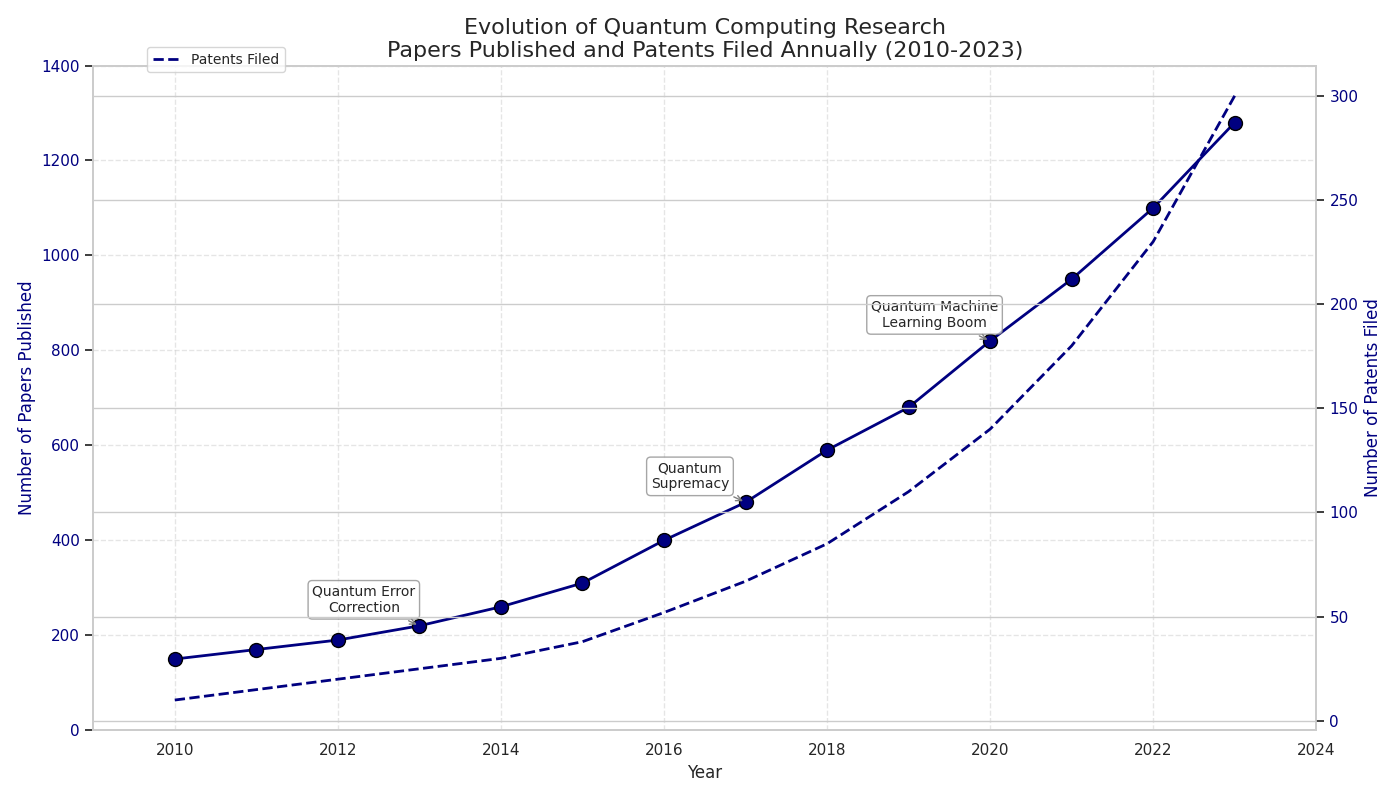

Source code (Python):
import matplotlib.pyplot as plt
import numpy as np
from matplotlib.ticker import MaxNLocator

years = np.arange(2010, 2024)
papers_published = np.array([150, 170, 190, 220, 260, 310, 400, 480, 590, 680, 820, 950, 1100, 1280])
patents_filed = np.array([10, 15, 20, 25, 30, 38, 52, 67, 85, 110, 140, 180, 230, 300])

annotations = {
    2013: "Quantum Error\nCorrection",
    2017: "Quantum\nSupremacy",
    2020: "Quantum Machine\nLearning Boom"
}

fig, ax1 = plt.subplots(figsize=(14, 8))

# Use 'navy' as the consistent single color across all data groups
single_color = 'navy'

ax1.scatter(years, papers_published, color=single_color, edgecolor='black', s=100, zorder=3)
ax1.plot(years, papers_published, linestyle='-', color=single_color, linewidth=2, zorder=2)

for year, label in annotations.items():
    ax1.annotate(label, 
                 (year, papers_published[year-2010]), 
                 textcoords="offset points", 
                 xytext=(-40,10), 
                 ha='center',
                 fontsize=10, 
                 bbox=dict(boxstyle="round,pad=0.3", edgecolor='gray', facecolor='white', alpha=0.7),
                 arrowprops=dict(arrowstyle='->', connectionstyle="arc3", color='gray'))

ax2 = ax1.twinx()
ax2.plot(years, patents_filed, color=single_color, linewidth=2, linestyle='--', label='Patents Filed', zorder=1)
ax2.set_ylabel("Number of Patents Filed", fontsize=12, color=single_color)
ax2.tick_params(axis='y', labelcolor=single_color)

ax1.set_title("Evolution of Quantum Computing Research\nPapers Published and Patents Filed Annually (2010-2023)", fontsize=16)
ax1.set_xlabel("Year", fontsize=12)
ax1.set_ylabel("Number of Papers Published", fontsize=12, color=single_color)
ax1.tick_params(axis='y', labelcolor=single_color)

ax1.grid(True, linestyle='--', alpha=0.5)
ax1.set_ylim(0, 1400)
ax1.set_xlim(years.min() - 1, years.max() + 1)
ax1.xaxis.set_major_locator(MaxNLocator(integer=True))

fig.legend(loc='upper left', bbox_to_anchor=(0.1, 0.95), fontsize=10)
plt.tight_layout()
plt.show()
